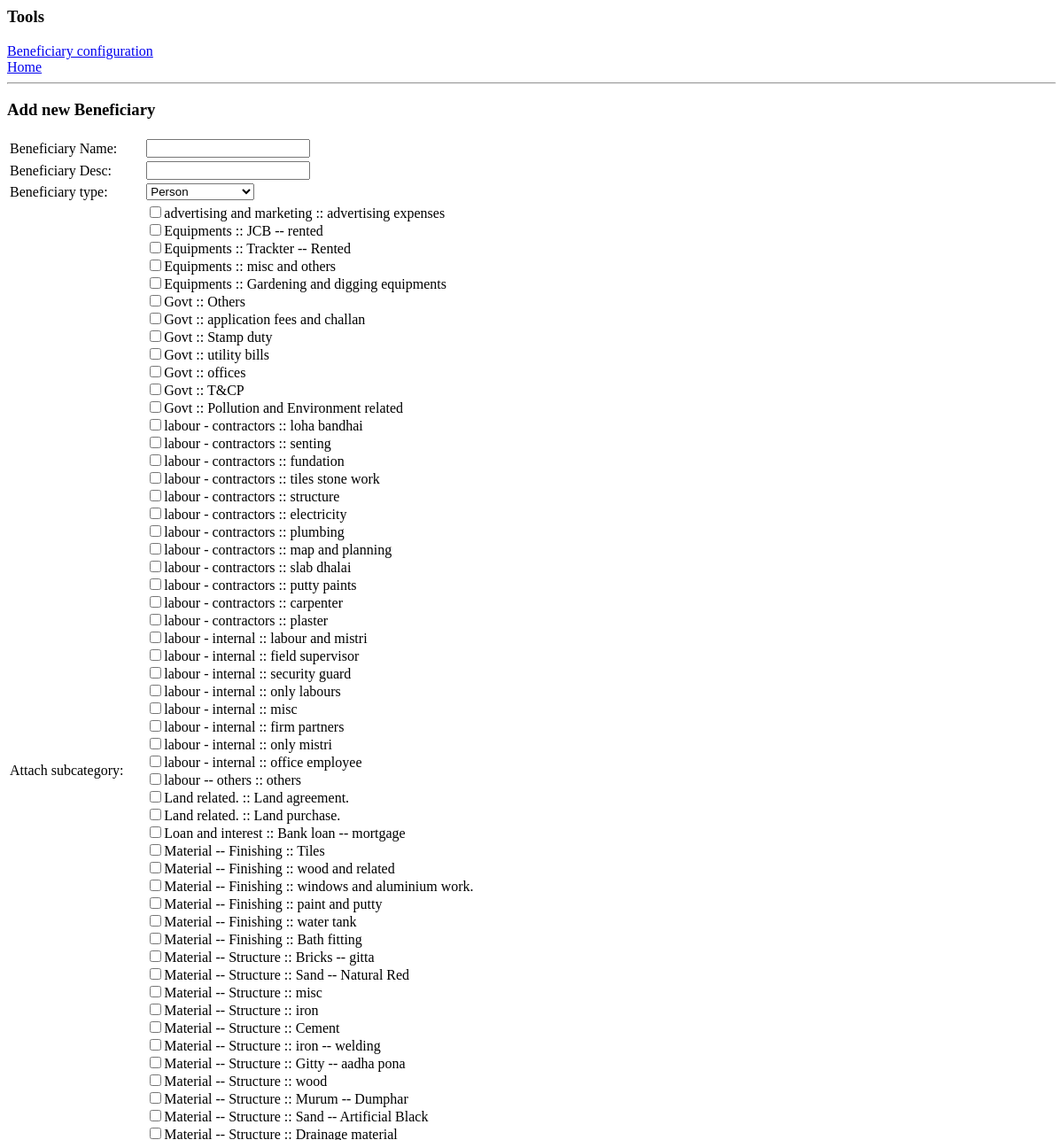
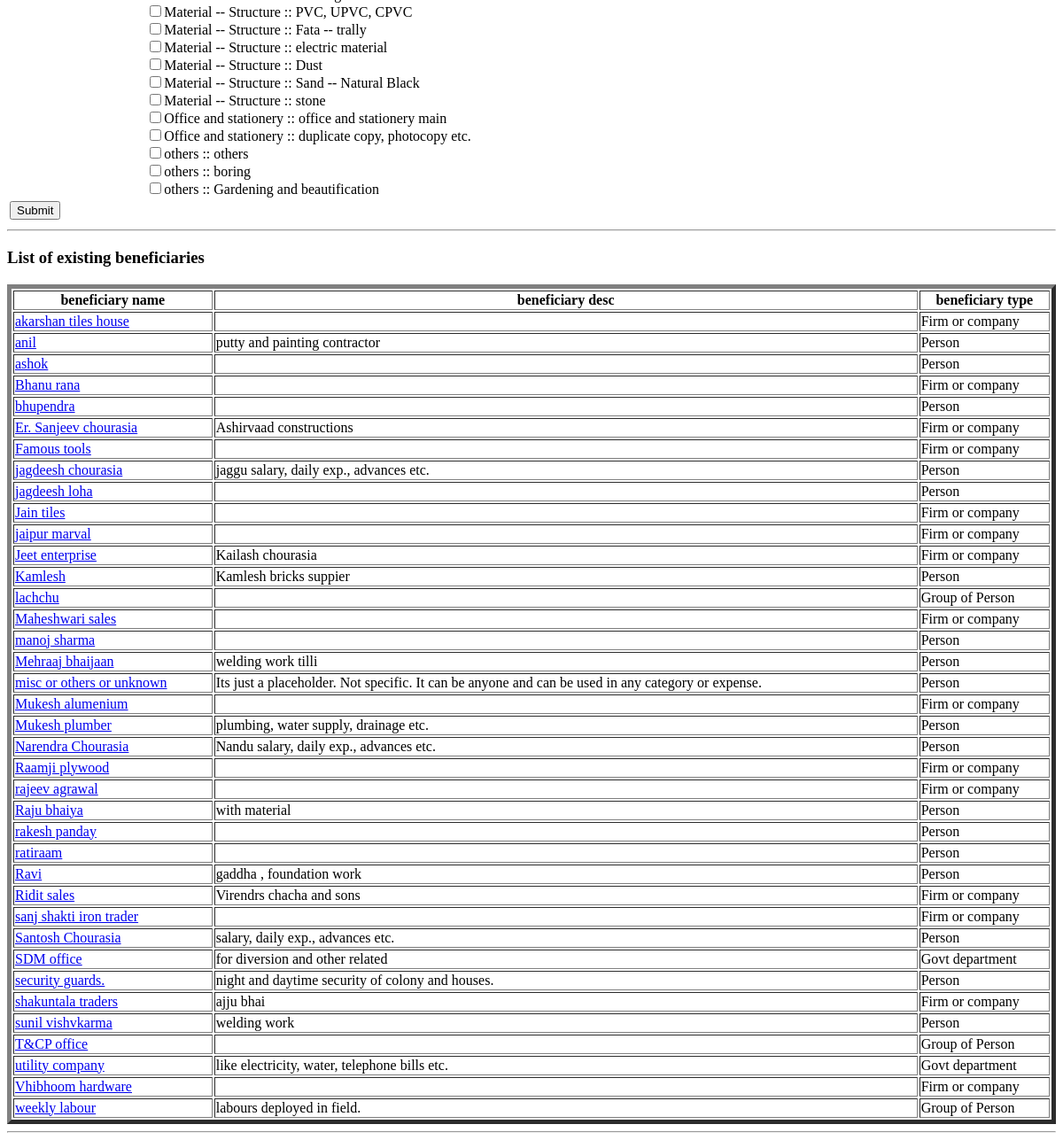
The page /manage/cost/config/beneficiary.php on the database as committed earlier (2 pictures, top to bottom).
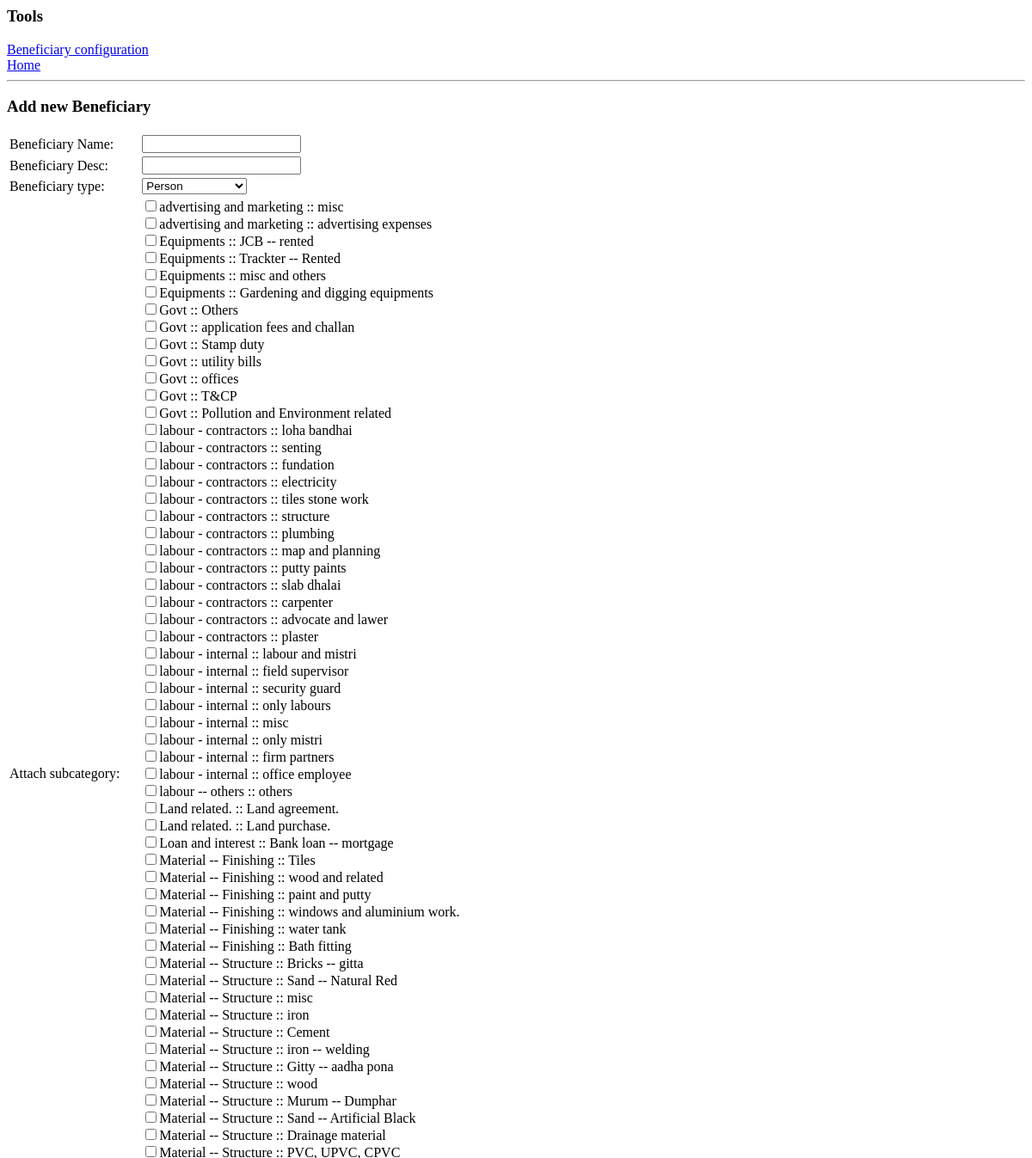
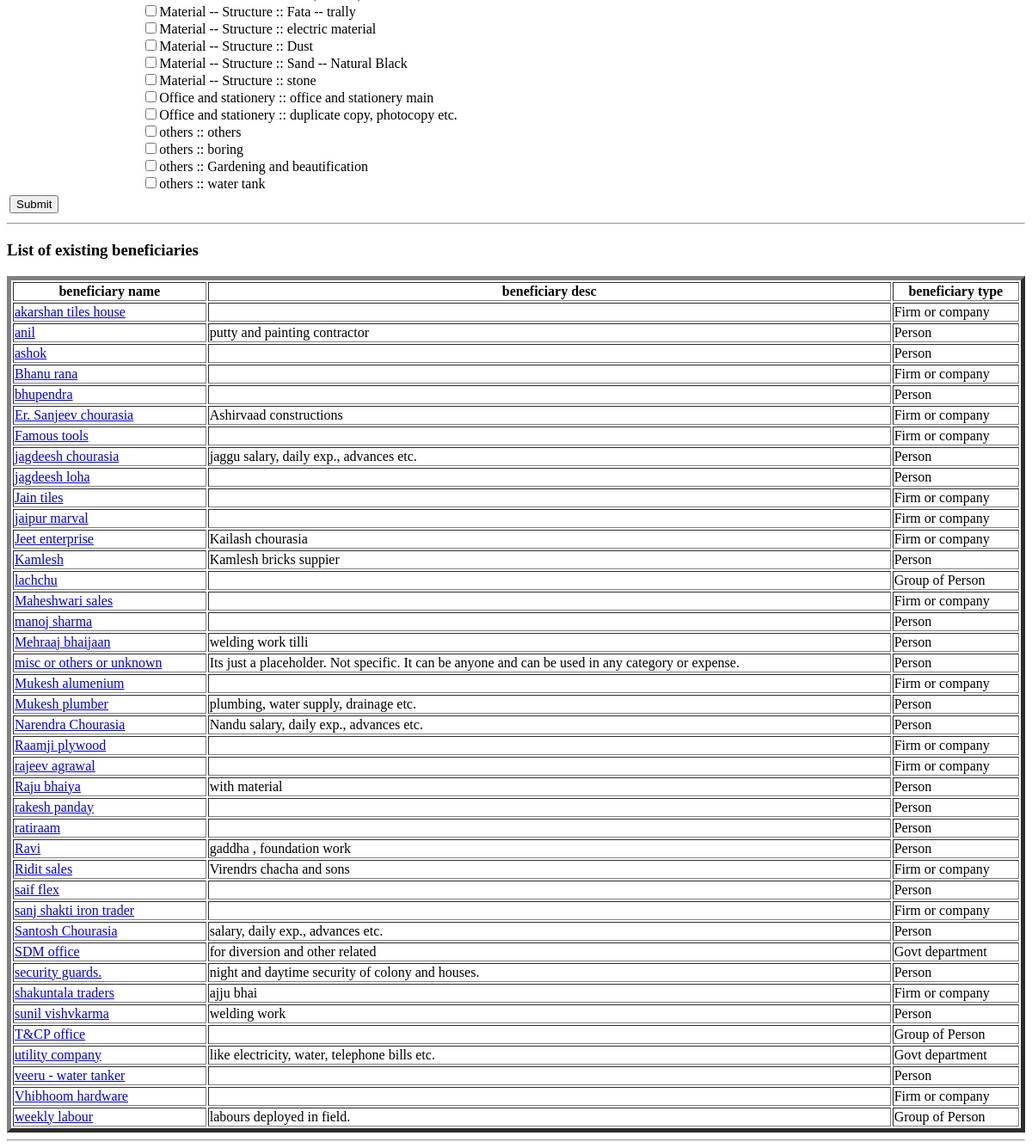
The same page on the database as committed later (2 pictures, top to bottom).
### tables this page shows
CREATE TABLE `kalp_exp_beneficiary` (
  `id` int(10) unsigned NOT NULL AUTO_INCREMENT,
  `beneficiary_name` varchar(1000) NOT NULL,
  `beneficiary_desc` varchar(4000) DEFAULT NULL,
  `beneficiary_type` varchar(100) DEFAULT NULL,
  PRIMARY KEY (`id`)
);

### manage/cost/config/beneficiary.php (the view, shortened to what this page needs)
<?php
	require_once('../secure/database_details.php');
	$db_connection = mysqli_connect($db_hostname,$db_username,$db_password,$db_name);
?>
<html>
	<head>
	</head>
	<body>
			<h3>Tools</h3>
			<a href = "beneficiary.php"> Beneficiary configuration </a>
			<br />
			<a href = "../../../index.php"> Home </a>
			<hr />
			<h3>Add new Beneficiary</h3>
			<table style="width:50%">
				<form id = "add_new_beneficiary_form" name = "add_new_beneficiary_form" action="beneficiary.php" method = "post">
					<tr>
						<td>
							Beneficiary Name:
						</td>
						<td>
							<input type="text" name="beneficiary_name">
						</td>
					</tr>
					<tr>
						<td>
							Beneficiary Desc:
						</td>
						<td>
							<input type="text" name="beneficiary_desc">
						</td>
					</tr>
					<tr>
						<td>
							Beneficiary type:
						</td>
						<td>
							<select name="beneficiary_type" id="beneficiary_type">
								<option value="Person">Person</option>
							</select>
						</td>
					</tr>
					<tr>
						<td>
							Attach subcategory:
						</td>
						<td>
							<?php
							$category_details = "SELECT	CONCAT('<input type=\"checkbox\" name=\"attached_categories[]\" value=\"',subcategory_id,'\">',CONCAT_WS(' :: ',category_name, subcategory_name),'<br>') as checkbox_data
							FROM kalp_exp_subcategory_stats
								INNER JOIN kalp_exp_category
									ON kalp_exp_subcategory_stats.category_id = kalp_exp_category.id
							ORDER BY category_name, subcategory_usage DESC";
							$db_result = mysqli_query($db_connection,$category_details);
							while ($db_row = mysqli_fetch_assoc($db_result)) {
								echo "{$db_row["checkbox_data"]}";
							}
						?>
						</td>
					</tr>
					<tr><td><input type = "submit" name = "submit_beneficiary" value = "Submit"/></td><td></td></tr>
				</form>
			</table>
		<hr />
			<h3>List of existing beneficiaries</h3>
				<table border="5" style="width:100%">
					<tr>
						<th>beneficiary name</th>
						<th>beneficiary desc</th>
						<th>beneficiary type</th>
					</tr>
					<?php
						$beneficiary_details = "SELECT kalp_exp_beneficiary.id AS beneficiary_id, kalp_exp_beneficiary.beneficiary_name, kalp_exp_beneficiary.beneficiary_desc, kalp_exp_beneficiary.beneficiary_type
						FROM kalp_exp_beneficiary
						ORDER BY kalp_exp_beneficiary.beneficiary_name";
						$db_result = mysqli_query($db_connection,$beneficiary_details);
						while ($db_row = mysqli_fetch_assoc($db_result)) {
							echo "<tr>
									<td><a href=\"./beneficiary_details.php?id={$db_row["beneficiary_id"]}\">{$db_row["beneficiary_name"]}</a></td>
									<td>{$db_row["beneficiary_desc"]}</td>
									<td>{$db_row["beneficiary_type"]}</td>
								</tr>";
						}
					?>
				</table>
		<hr />
	</body>
</html>

Rows that differ between the two databases and show on the page:
added kalp_exp_beneficiary: beneficiary_name "saif flex", beneficiary_type "Person"
added kalp_exp_beneficiary: beneficiary_name "veeru - water tanker", beneficiary_type "Person"
Other text that changed with them:
text no longer shown: "others :: boring others :: Gardening and beautification"
text now shown: "advertising and marketing :: misc labour - contractors :: advocate and lawer"
new list line: "☐ others :: boring"
new list line: "☐ others :: Gardening and beautification"
new list line: "☐ others :: water tank"
